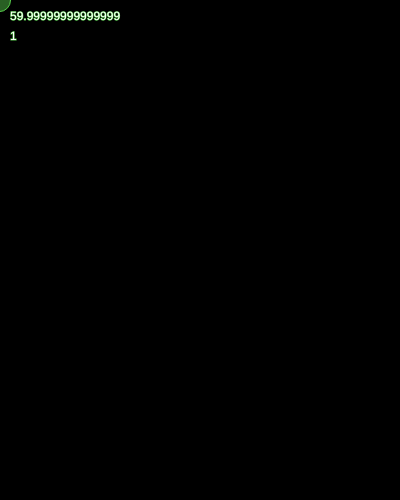
Frame 1 (no input)
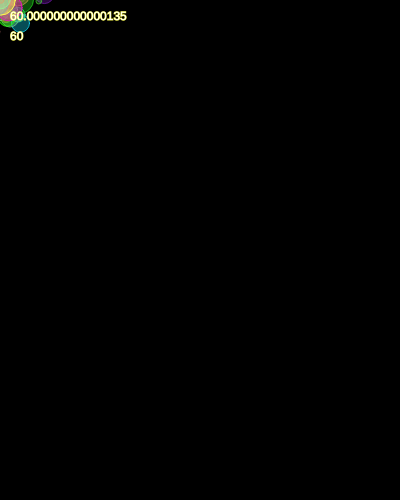
Frame 60 (no input)
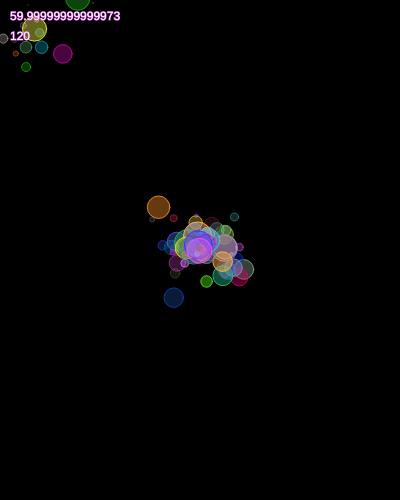
Frame 120 (the mouse pressed at the canvas centre since frame 60)

The p5.js sketch that drew these frames (run headless with seeded random() and noise() and a simulated clock; from frame 60 on, the mouse is pressed at the canvas centre):

// p5.js sketch
// ── sketch.js
let balls = [];

function setup() {
  createCanvas(400, 500);
  background(0);

  // generate 50 balls;
  for (let i=0; i<50; i++) {
    //balls[i] = new Ball();
    //balls.push( new Ball() );
  }
}


function draw() {
  background(0);

  // generate 1 ball per frame
  balls.push( new Ball(mouseX, mouseY) );

  // update and display the balls
  for (let i=0; i<balls.length; i++) {
    let b = balls[i];
    b.move();
    //b.bounce();
    b.updateLifespan();
    b.display();
  }

  // remove particles which are done!
  for (let i = balls.length-1; i >= 0; i--) {
    // flip the direction of for-loop!!
    if (balls[i].isDone) {
      balls.splice(i, 1);
    }
  }

  // limit the number of particles
  while (balls.length > 500) {
    balls.splice(0, 1); // index, how many?
  }

  fill(255);
  text( frameRate(), 10, 20 );
  text( balls.length, 10, 40 );
}

function mouseDragged() {
  balls.push( new Ball(mouseX, mouseY) );
}






// ES6 model
class Ball {
  constructor(x, y) {
    // properties
    this.x = x;
    this.y = y;
    this.size = random(3, 30);
    this.xSpd = random(-1, 1);
    this.ySpd = random(-1, 1);
    this.r = random(255);
    this.g = random(255);
    this.b = random(255);

    this.lifespan = 1.0; // 100%
    this.lifeReduction = random(0.002, 0.008);
    this.isDone = false;
  }
  // methods
  updateLifespan() {
    this.lifespan -= this.lifeReduction;
    if (this.lifespan <= 0.0) {
      this.isDone = true;
    }
  }
  move() {
    this.x += this.xSpd;
    this.y += this.ySpd;
  }
  bounce() {
    if (this.x < 0 || this.x > width) {
      this.xSpd *= -1;
    }
    if (this.y < 0 || this.y > height) {
      this.ySpd *= -1;
    }
  }
  display() {
    stroke(this.r, this.g, this.b, 255 * this.lifespan);
    fill(this.r, this.g, this.b, 120 * this.lifespan);
    ellipse(this.x, this.y, this.size * this.lifespan, this.size * this.lifespan);

    //fill(255);
    //text( int(this.lifespan * 100), this.x+10, this.y);
  }
}

















//




//
